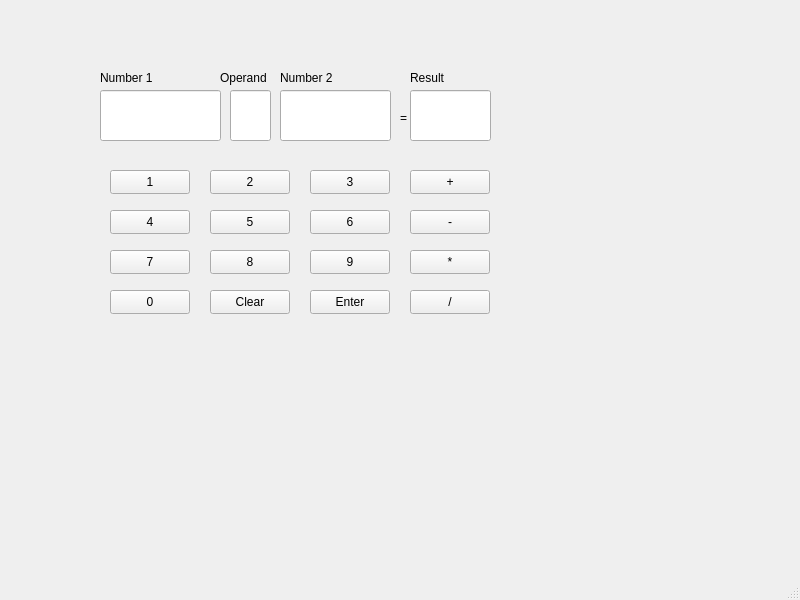
<?xml version="1.0" encoding="UTF-8"?>
<ui version="4.0">
 <class>MainWindow</class>
 <widget class="QMainWindow" name="MainWindow">
  <property name="geometry">
   <rect>
    <x>0</x>
    <y>0</y>
    <width>800</width>
    <height>600</height>
   </rect>
  </property>
  <property name="windowTitle">
   <string>MainWindow</string>
  </property>
  <widget class="QWidget" name="centralwidget">
   <widget class="QPushButton" name="num2">
    <property name="geometry">
     <rect>
      <x>210</x>
      <y>170</y>
      <width>80</width>
      <height>24</height>
     </rect>
    </property>
    <property name="text">
     <string>2</string>
    </property>
   </widget>
   <widget class="QPushButton" name="num1">
    <property name="geometry">
     <rect>
      <x>110</x>
      <y>170</y>
      <width>80</width>
      <height>24</height>
     </rect>
    </property>
    <property name="text">
     <string>1</string>
    </property>
   </widget>
   <widget class="QLineEdit" name="lineFirst">
    <property name="geometry">
     <rect>
      <x>100</x>
      <y>90</y>
      <width>121</width>
      <height>51</height>
     </rect>
    </property>
    <property name="text">
     <string/>
    </property>
   </widget>
   <widget class="QPushButton" name="num3">
    <property name="geometry">
     <rect>
      <x>310</x>
      <y>170</y>
      <width>80</width>
      <height>24</height>
     </rect>
    </property>
    <property name="text">
     <string>3</string>
    </property>
   </widget>
   <widget class="QPushButton" name="num6">
    <property name="geometry">
     <rect>
      <x>310</x>
      <y>210</y>
      <width>80</width>
      <height>24</height>
     </rect>
    </property>
    <property name="text">
     <string>6</string>
    </property>
   </widget>
   <widget class="QPushButton" name="num5">
    <property name="geometry">
     <rect>
      <x>210</x>
      <y>210</y>
      <width>80</width>
      <height>24</height>
     </rect>
    </property>
    <property name="text">
     <string>5</string>
    </property>
   </widget>
   <widget class="QPushButton" name="num4">
    <property name="geometry">
     <rect>
      <x>110</x>
      <y>210</y>
      <width>80</width>
      <height>24</height>
     </rect>
    </property>
    <property name="text">
     <string>4</string>
    </property>
   </widget>
   <widget class="QPushButton" name="num9">
    <property name="geometry">
     <rect>
      <x>310</x>
      <y>250</y>
      <width>80</width>
      <height>24</height>
     </rect>
    </property>
    <property name="text">
     <string>9</string>
    </property>
   </widget>
   <widget class="QPushButton" name="num8">
    <property name="geometry">
     <rect>
      <x>210</x>
      <y>250</y>
      <width>80</width>
      <height>24</height>
     </rect>
    </property>
    <property name="text">
     <string>8</string>
    </property>
   </widget>
   <widget class="QPushButton" name="num7">
    <property name="geometry">
     <rect>
      <x>110</x>
      <y>250</y>
      <width>80</width>
      <height>24</height>
     </rect>
    </property>
    <property name="text">
     <string>7</string>
    </property>
   </widget>
   <widget class="QPushButton" name="btnEnter">
    <property name="geometry">
     <rect>
      <x>310</x>
      <y>290</y>
      <width>80</width>
      <height>24</height>
     </rect>
    </property>
    <property name="text">
     <string>Enter</string>
    </property>
   </widget>
   <widget class="QPushButton" name="btnClear">
    <property name="geometry">
     <rect>
      <x>210</x>
      <y>290</y>
      <width>80</width>
      <height>24</height>
     </rect>
    </property>
    <property name="text">
     <string>Clear</string>
    </property>
   </widget>
   <widget class="QPushButton" name="num0">
    <property name="geometry">
     <rect>
      <x>110</x>
      <y>290</y>
      <width>80</width>
      <height>24</height>
     </rect>
    </property>
    <property name="text">
     <string>0</string>
    </property>
   </widget>
   <widget class="QPushButton" name="btnMul">
    <property name="geometry">
     <rect>
      <x>410</x>
      <y>250</y>
      <width>80</width>
      <height>24</height>
     </rect>
    </property>
    <property name="text">
     <string>*</string>
    </property>
   </widget>
   <widget class="QPushButton" name="btnAdd">
    <property name="geometry">
     <rect>
      <x>410</x>
      <y>170</y>
      <width>80</width>
      <height>24</height>
     </rect>
    </property>
    <property name="text">
     <string>+</string>
    </property>
   </widget>
   <widget class="QPushButton" name="btnDiv">
    <property name="geometry">
     <rect>
      <x>410</x>
      <y>290</y>
      <width>80</width>
      <height>24</height>
     </rect>
    </property>
    <property name="text">
     <string>/</string>
    </property>
   </widget>
   <widget class="QPushButton" name="btnSub">
    <property name="geometry">
     <rect>
      <x>410</x>
      <y>210</y>
      <width>80</width>
      <height>24</height>
     </rect>
    </property>
    <property name="text">
     <string>-</string>
    </property>
   </widget>
   <widget class="QLineEdit" name="lineSecond">
    <property name="geometry">
     <rect>
      <x>280</x>
      <y>90</y>
      <width>111</width>
      <height>51</height>
     </rect>
    </property>
    <property name="text">
     <string/>
    </property>
   </widget>
   <widget class="QLineEdit" name="lineResult">
    <property name="geometry">
     <rect>
      <x>410</x>
      <y>90</y>
      <width>81</width>
      <height>51</height>
     </rect>
    </property>
    <property name="text">
     <string/>
    </property>
   </widget>
   <widget class="QLabel" name="label">
    <property name="geometry">
     <rect>
      <x>100</x>
      <y>70</y>
      <width>81</width>
      <height>16</height>
     </rect>
    </property>
    <property name="text">
     <string>Number 1</string>
    </property>
   </widget>
   <widget class="QLabel" name="label_2">
    <property name="geometry">
     <rect>
      <x>280</x>
      <y>70</y>
      <width>91</width>
      <height>16</height>
     </rect>
    </property>
    <property name="text">
     <string>Number 2</string>
    </property>
   </widget>
   <widget class="QLabel" name="label_3">
    <property name="geometry">
     <rect>
      <x>410</x>
      <y>70</y>
      <width>71</width>
      <height>16</height>
     </rect>
    </property>
    <property name="text">
     <string>Result</string>
    </property>
   </widget>
   <widget class="QLabel" name="label_4">
    <property name="geometry">
     <rect>
      <x>400</x>
      <y>110</y>
      <width>16</width>
      <height>16</height>
     </rect>
    </property>
    <property name="text">
     <string>=</string>
    </property>
   </widget>
   <widget class="QLineEdit" name="lineOperand">
    <property name="geometry">
     <rect>
      <x>230</x>
      <y>90</y>
      <width>41</width>
      <height>51</height>
     </rect>
    </property>
    <property name="text">
     <string/>
    </property>
   </widget>
   <widget class="QLabel" name="label_5">
    <property name="geometry">
     <rect>
      <x>220</x>
      <y>70</y>
      <width>51</width>
      <height>16</height>
     </rect>
    </property>
    <property name="text">
     <string>Operand</string>
    </property>
   </widget>
  </widget>
  <widget class="QMenuBar" name="menubar">
   <property name="geometry">
    <rect>
     <x>0</x>
     <y>0</y>
     <width>800</width>
     <height>21</height>
    </rect>
   </property>
  </widget>
  <widget class="QStatusBar" name="statusbar"/>
 </widget>
 <resources/>
 <connections/>
</ui>
